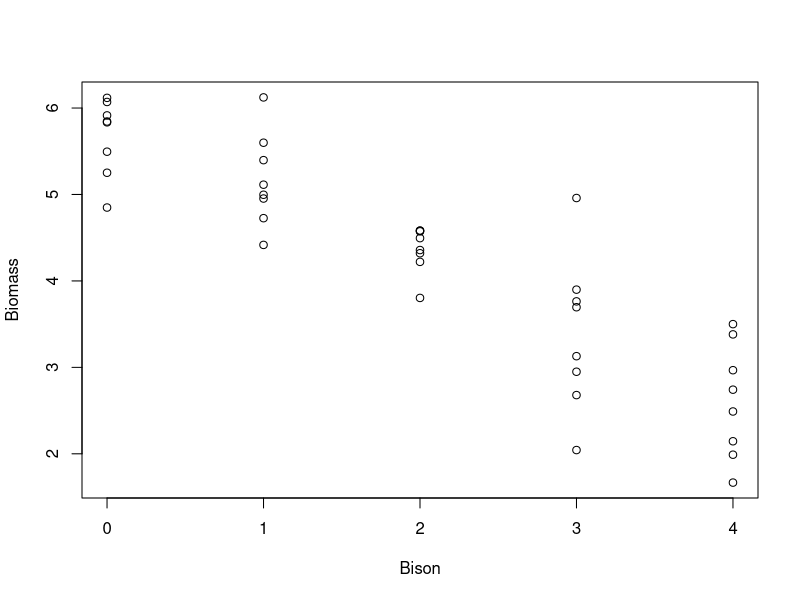
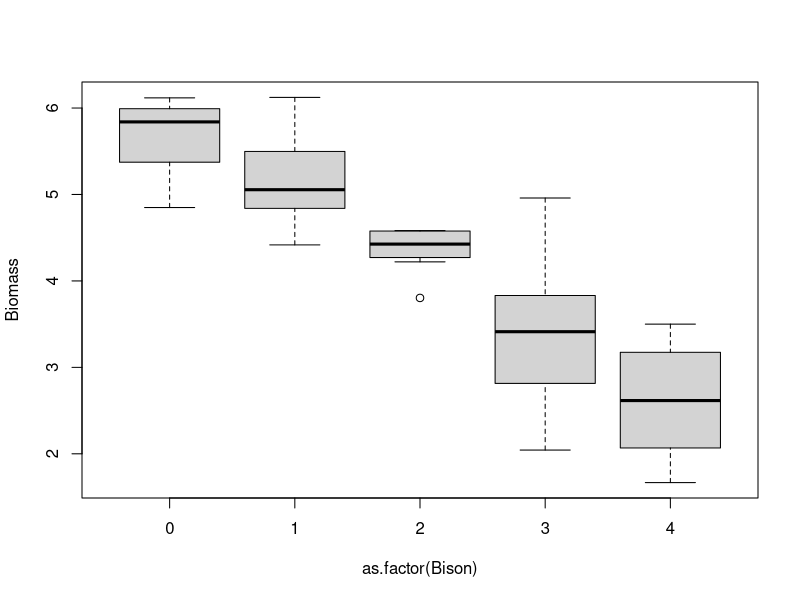
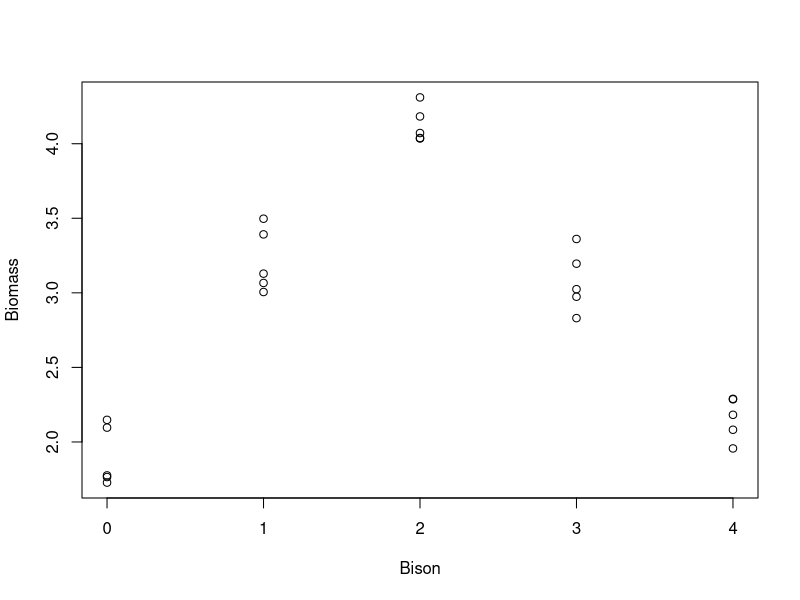

Reproduce these figures in R, in order. (Note: this script raises an error after producing the figures.)

#  NRES 710, Analysis of Categorical Data (cont.)
#     University of Nevada, Reno
#     Continuous or Categorical Data?

### Code for F-Drop tests

# Read in the data
datum <- read.csv("lecture_10_dataset1.csv")
head(datum)

# Plot the data
plot(Biomass ~ Bison, data = datum)
# In this case, R saws numbers in the 'Bison' column and treated the variable as continuous

# Plot the data with X as a categorical variable
plot(Biomass ~ as.factor(Bison), data = datum)

# Run a regression, where we treat Bison as continuous
results <- lm(Biomass ~ Bison, data = datum)
summary(results)

# Run an ANOVA - treat Bison as categorical
results2 <- lm(Biomass ~ as.factor(Bison), data = datum)
# use the as.factor function to get R to treat 'Bison' as continuous
summary(results2)

# Conduct the F-drop test
anova(results2, results)
# The two models we have are the arguments
# Usually, you should list the more complicated model first (the one with more betas)
# Note: the two models can't have the same number of parameters
# A significant p-value means the more complex model is a significant improvement in fit
# A non-significant p-value means the simpler model is adequate
# Note: RSS (which is the same thing as SSE) is always lower in the more complex model

# Read in the data
datum <- read.csv("lecture_10_dataset2.csv")
head(datum)

# Plot the data
plot(Biomass ~ Bison, data = datum)

# BONUS: How to fit a quadratic curve to data when x is continuous

# Fit a linear model
results <- lm(Biomass ~ Bison, data = datum)

#Fit a quadratic curve to data when x is continuous
results3 <- lm(Biomass ~ Bison + I(Bison^2), data = datum)
anova(results3, results)

# Read in dataset 1
datum <- read.csv("lecture_10_dataset1.csv")

# Simple linear model
results <- lm(Biomass ~ Bison, data = datum)
summary(results)

# Build four models varying in complexity
results0 <- lm(Biomass ~ 1, data = datum) # no effects; 'model of mean'
summary(results0)
results1 <- lm(Biomass ~ Bison, data = datum) # simple linear model
summary(results1)
results1b <- lm(Biomass ~ I(Bison^2), data = datum) # model with quadratic term only
summary(results1b)
results2 <- lm(Biomass ~ Bison + I(Bison^2), data = datum) # linear + quadratic model
summary(results2)

# F-drop test comparing results0 to results1
anova(results1, results0) # p-value here is same as marginal p-val from summary(results1)
anova(results2, results1) # p-value here is same as marginal p-val from summary(results2)
anova(results1b, results0) # p-value here is same as marginal p-val from summary(results1b)
anova(results2, results1b) # p-value here is same as marginal p-val from summary(results2)

# So, the marginal p-values from our 'summary()' results are F-drop tests
# comparing a more complex model w/ the extra effect to more simple models
# without the extra effect. And, the order that the variables are included in
# the models doesn't matter!

# Another example: compare model with bison treated as categorical variable to a
# model with no effect of bison
results3 <- lm(Biomass ~ as.factor(Bison), data = datum)
summary(results3)
anova(results3, results0)
# p-value here is same as ANOVA p-value from bottom of summary(results3),
# so F-drop test can also evaluate significance of categorical variables with multiple
# betas


###################### 'Truth' ######################## 
### Lecture 10: code to simulate data for F-drop tests 

# Set the seed for reproducibility
set.seed(111)

## First dataset
# X variable
Bison <- c(rep(0, 8), rep(1, 8), rep(2, 8), rep(3, 8), rep(4, 8))

# Error
error <- rnorm(length(Bison), 0, 0.5)

# Y variable
Biomass <- 6 - 0.8*Bison + error

# Create dataframe
datum <- data.frame(Bison, Biomass)

# Save the CSV file
write.csv(datum, "lecture_10_dataset1.csv", row.names = FALSE)

## Second dataset
# X variable
n <- 25
x <- c(rep(0, 5), rep(1, 5), rep(2, 5), rep(3, 5), rep(4, 5))

# Error
error <- rnorm(n, 0, 0.2)

# Dummy code x
dummy <- data.frame(x = as.factor(x))
dummy <- data.frame(model.matrix(~ dummy$x - 1, data=dummy))
colnames(dummy) <- c("Zero", "One", "Two", "Three", "Four")

# Simulate continuous y-variable data
y <- 2 + dummy$One * 1 + dummy$Two * 2 + dummy$Three * 1 + dummy$Four * 0 + error

# Create dataframe
datum <- data.frame(Bison = x, Biomass = y)

# Save the CSV file
write.csv(datum, "lecture_10_dataset2.csv", row.names = FALSE)
